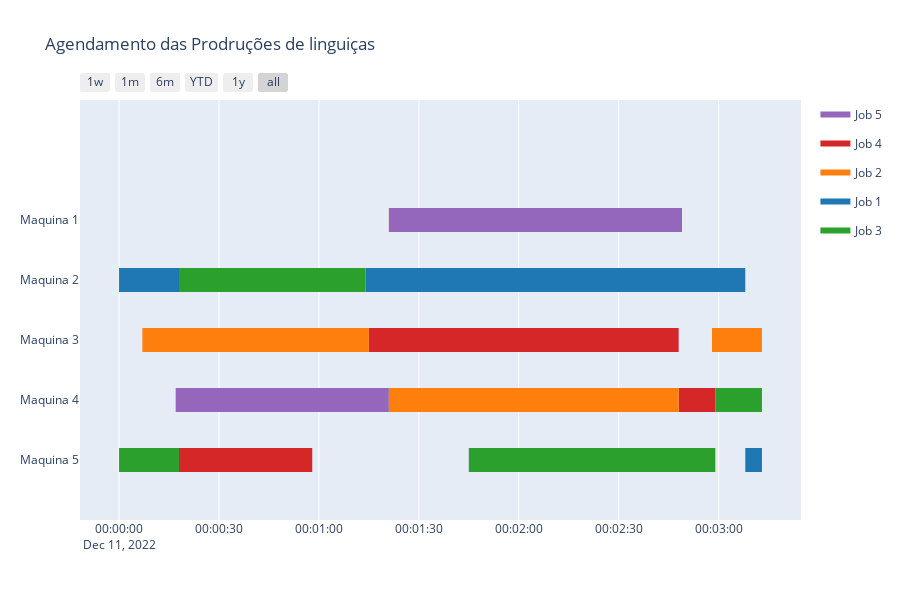

Write notebook code for a chart like this one.
### Code cell
import pandas as pd
import plotly.figure_factory as ff
import datetime
from operator import itemgetter


m_keys=[j+1 for j in range(6)]
j_keys=[j for j in range(5)]
index_record=[]
j_record={}

for var in x:
    if x[var].varValue==1:
        start_time=str(datetime.timedelta(seconds=st[var[0],var[1],var[2]].varValue)) # convert seconds to hours, minutes and seconds
        end_time=str(datetime.timedelta(seconds=ct[var[0],var[1],var[2]].varValue))
        j_record[(var[0],var[1],var[2])]=[start_time,end_time]
        index_record.append([var[0],var[1],var[2]])
index_record.sort(key=itemgetter(2))
        

df=[]
for i in index_record:
    df.append(dict(Task='Maquina %s'%(i[2]), Start='2022-12-11 %s'%(str(j_record[(i[0],i[1],i[2])][0])), Finish='2022-12-11 %s'%(str(j_record[(i[0],i[1],i[2])][1])),Resource='Job %s'%(i[0])))
    
fig = ff.create_gantt(df, index_col='Resource', show_colorbar=True, group_tasks=True, showgrid_x=True, title='Agendamento das Prodruções de linguiças')
# fig.add_vline(x="2022-12-11 03:13:00")
fig

### Figure 1 — Plotly figure (JSON) as saved in the notebook; plotly's stock layout.template omitted (floating-point values rounded to 4 significant figures)
{"data": [{"fill": "toself", "fillcolor": "rgb(148, 103, 189)", "hoverinfo": "name", "legendgroup": "rgb(148, 103, 189)", "mode": "none", "name": "Job 5", "showlegend": true, "type": "scatter", "x": ["2022-12-11 0:01:21", "2022-12-11 0:02:49", "2022-12-11 0:02:49", "2022-12-11 0:01:21", "2022-12-11 0:01:21", "2022-12-11 0:00:17", "2022-12-11 0:01:21", "2022-12-11 0:01:21", "2022-12-11 0:00:17"], "y": [3.8, 3.8, 4.2, 4.2, null, 0.8, 0.8, 1.2, 1.2]}, {"fill": "toself", "fillcolor": "rgb(214, 39, 40)", "hoverinfo": "name", "legendgroup": "rgb(214, 39, 40)", "mode": "none", "name": "Job 4", "showlegend": true, "type": "scatter", "x": ["2022-12-11 0:01:15", "2022-12-11 0:01:28", "2022-12-11 0:01:28", "2022-12-11 0:01:15", "2022-12-11 0:01:15", "2022-12-11 0:01:28", "2022-12-11 0:02:48", "2022-12-11 0:02:48", "2022-12-11 0:01:28", "2022-12-11 0:01:28", "2022-12-11 0:02:48", "2022-12-11 0:02:59", "2022-12-11 0:02:59", "2022-12-11 0:02:48", "2022-12-11 0:02:48", "2022-12-11 0:00:18", "2022-12-11 0:00:58", "2022-12-11 0:00:58", "2022-12-11 0:00:18"], "y": [1.8, 1.8, 2.2, 2.2, null, 1.8, 1.8, 2.2, 2.2, null, 0.8, 0.8, 1.2, 1.2, null, -0.2, -0.2, 0.2, 0.2]}, {"fill": "toself", "fillcolor": "rgb(255, 127, 14)", "hoverinfo": "name", "legendgroup": "rgb(255, 127, 14)", "mode": "none", "name": "Job 2", "showlegend": true, "type": "scatter", "x": ["2022-12-11 0:00:07", "2022-12-11 0:01:15", "2022-12-11 0:01:15", "2022-12-11 0:00:07", "2022-12-11 0:00:07", "2022-12-11 0:02:58", "2022-12-11 0:03:13", "2022-12-11 0:03:13", "2022-12-11 0:02:58", "2022-12-11 0:02:58", "2022-12-11 0:01:21", "2022-12-11 0:02:48", "2022-12-11 0:02:48", "2022-12-11 0:01:21"], "y": [1.8, 1.8, 2.2, 2.2, null, 1.8, 1.8, 2.2, 2.2, null, 0.8, 0.8, 1.2, 1.2]}, {"fill": "toself", "fillcolor": "rgb(31, 119, 180)", "hoverinfo": "name", "legendgroup": "rgb(31, 119, 180)", "mode": "none", "name": "Job 1", "showlegend": true, "type": "scatter", "x": ["2022-12-11 0:00:00", "2022-12-11 0:00:18", "2022-12-11 0:00:18", "2022-12-11 0:00:00", "2022-12-11 0:00:00", "2022-12-11 0:01:14", "2022-12-11 0:02:28", "2022-12-11 0:02:28", "2022-12-11 0:01:14", "2022-12-11 0:01:14", "2022-12-11 0:02:28", "2022-12-11 0:03:08", "2022-12-11 0:03:08", "2022-12-11 0:02:28", "2022-12-11 0:02:28", "2022-12-11 0:03:08", "2022-12-11 0:03:13", "2022-12-11 0:03:13", "2022-12-11 0:03:08"], "y": [2.8, 2.8, 3.2, 3.2, null, 2.8, 2.8, 3.2, 3.2, null, 2.8, 2.8, 3.2, 3.2, null, -0.2, -0.2, 0.2, 0.2]}, {"fill": "toself", "fillcolor": "rgb(44, 160, 44)", "hoverinfo": "name", "legendgroup": "rgb(44, 160, 44)", "mode": "none", "name": "Job 3", "showlegend": true, "type": "scatter", "x": ["2022-12-11 0:00:18", "2022-12-11 0:01:14", "2022-12-11 0:01:14", "2022-12-11 0:00:18", "2022-12-11 0:00:18", "2022-12-11 0:02:59", "2022-12-11 0:03:13", "2022-12-11 0:03:13", "2022-12-11 0:02:59", "2022-12-11 0:02:59", "2022-12-11 0:00:00", "2022-12-11 0:00:18", "2022-12-11 0:00:18", "2022-12-11 0:00:00", "2022-12-11 0:00:00", "2022-12-11 0:01:45", "2022-12-11 0:02:59", "2022-12-11 0:02:59", "2022-12-11 0:01:45"], "y": [2.8, 2.8, 3.2, 3.2, null, 0.8, 0.8, 1.2, 1.2, null, -0.2, -0.2, 0.2, 0.2, null, -0.2, -0.2, 0.2, 0.2]}, {"legendgroup": "rgb(148, 103, 189)", "marker": {"color": "rgb(148, 103, 189)", "opacity": 0, "size": 1}, "mode": "markers", "name": "", "showlegend": false, "text": [null, null, null, null], "type": "scatter", "x": ["2022-12-11 0:01:21", "2022-12-11 0:02:49", "2022-12-11 0:00:17", "2022-12-11 0:01:21"], "y": [4, 4, 1, 1]}, {"legendgroup": "rgb(214, 39, 40)", "marker": {"color": "rgb(214, 39, 40)", "opacity": 0, "size": 1}, "mode": "markers", "name": "", "showlegend": false, "text": [null, null, null, null, null, null, null, null], "type": "scatter", "x": ["2022-12-11 0:01:15", "2022-12-11 0:01:28", "2022-12-11 0:01:28", "2022-12-11 0:02:48", "2022-12-11 0:02:48", "2022-12-11 0:02:59", "2022-12-11 0:00:18", "2022-12-11 0:00:58"], "y": [2, 2, 2, 2, 1, 1, 0, 0]}, {"legendgroup": "rgb(255, 127, 14)", "marker": {"color": "rgb(255, 127, 14)", "opacity": 0, "size": 1}, "mode": "markers", "name": "", "showlegend": false, "text": [null, null, null, null, null, null], "type": "scatter", "x": ["2022-12-11 0:00:07", "2022-12-11 0:01:15", "2022-12-11 0:02:58", "2022-12-11 0:03:13", "2022-12-11 0:01:21", "2022-12-11 0:02:48"], "y": [2, 2, 2, 2, 1, 1]}, {"legendgroup": "rgb(31, 119, 180)", "marker": {"color": "rgb(31, 119, 180)", "opacity": 0, "size": 1}, "mode": "markers", "name": "", "showlegend": false, "text": [null, null, null, null, null, null, null, null], "type": "scatter", "x": ["2022-12-11 0:00:00", "2022-12-11 0:00:18", "2022-12-11 0:01:14", "2022-12-11 0:02:28", "2022-12-11 0:02:28", "2022-12-11 0:03:08", "2022-12-11 0:03:08", "2022-12-11 0:03:13"], "y": [3, 3, 3, 3, 3, 3, 0, 0]}, {"legendgroup": "rgb(44, 160, 44)", "marker": {"color": "rgb(44, 160, 44)", "opacity": 0, "size": 1}, "mode": "markers", "name": "", "showlegend": false, "text": [null, null, null, null, null, null, null, null], "type": "scatter", "x": ["2022-12-11 0:00:18", "2022-12-11 0:01:14", "2022-12-11 0:02:59", "2022-12-11 0:03:13", "2022-12-11 0:00:00", "2022-12-11 0:00:18", "2022-12-11 0:01:45", "2022-12-11 0:02:59"], "y": [3, 3, 1, 1, 0, 0, 0, 0]}], "layout": {"height": 600, "hovermode": "closest", "showlegend": true, "title": {"text": "Agendamento das Prodruções de linguiças"}, "xaxis": {"rangeselector": {"buttons": [{"count": 7, "label": "1w", "step": "day", "stepmode": "backward"}, {"count": 1, "label": "1m", "step": "month", "stepmode": "backward"}, {"count": 6, "label": "6m", "step": "month", "stepmode": "backward"}, {"count": 1, "label": "YTD", "step": "year", "stepmode": "todate"}, {"count": 1, "label": "1y", "step": "year", "stepmode": "backward"}, {"step": "all"}]}, "showgrid": true, "type": "date", "zeroline": false}, "yaxis": {"autorange": false, "range": [-1, 6], "showgrid": false, "ticktext": ["Maquina 5", "Maquina 4", "Maquina 3", "Maquina 2", "Maquina 1"], "tickvals": [0, 1, 2, 3, 4], "zeroline": false}}}
